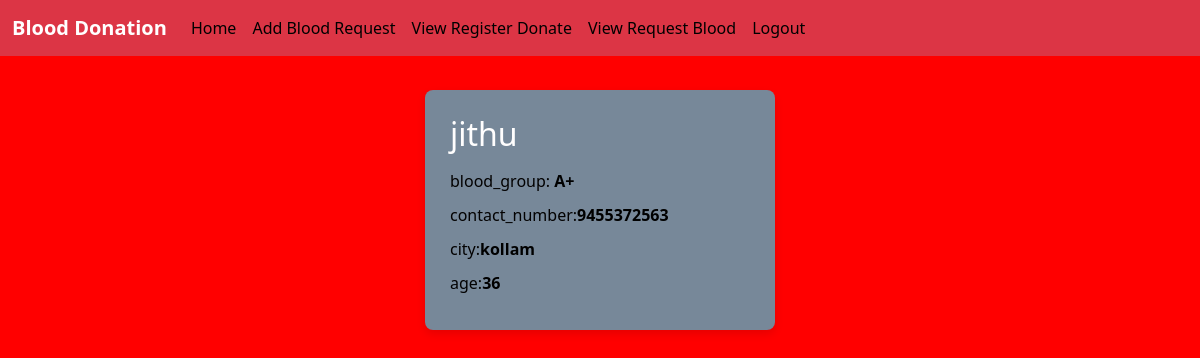
/view_register_donate/, run on an earlier commit of the app's database.
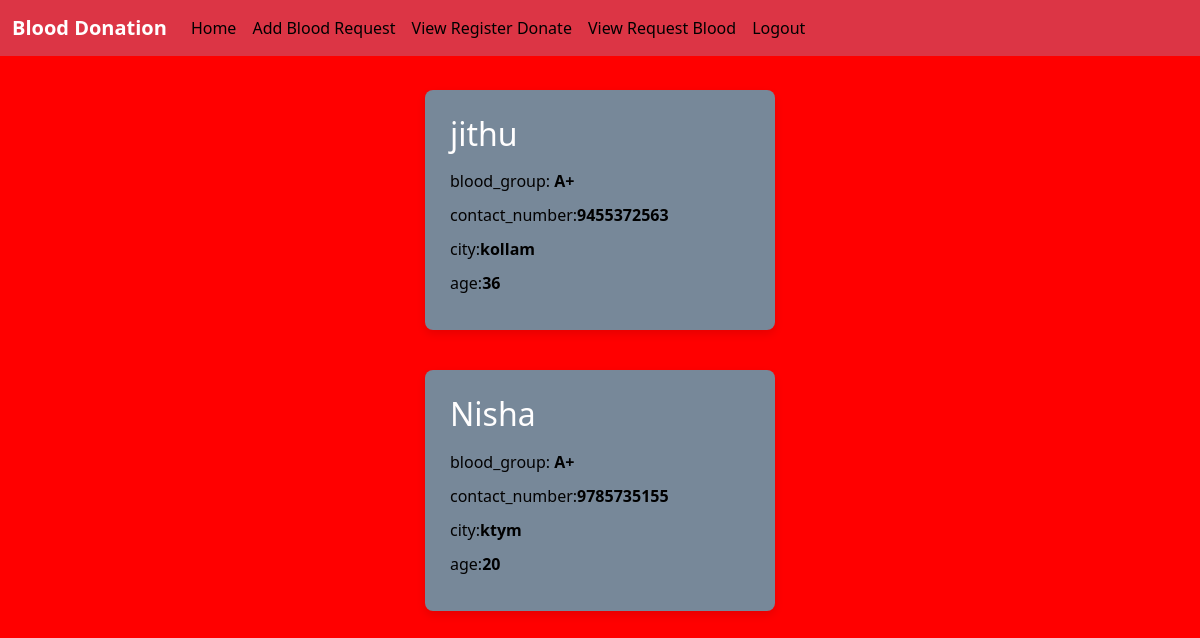
And on a later commit of the database.
### app/models.py (models this page shows, shortened)
class Donor(models.Model):
    name = models.TextField()
    blood_group = models.CharField(max_length=10)
    contact_number = models.CharField(max_length=15)
    city = models.CharField(max_length=50)
    age = models.PositiveIntegerField()

### app/views.py (the view, shortened to what this page needs)
# urls.py: path('view_register_donate/',views.view_register_donate),
def view_register_donate(request):
    donors = Donor.objects.all()
    return render(request, 'admin/viewregisterdonate.html', {'donors': donors})

### template/admin/viewregisterdonate.html (shortened to what this page needs)
<!DOCTYPE html>
<html lang="en">
<head>
  <link href="https://cdn.jsdelivr.net/npm/bootstrap@5.3.3/dist/css/bootstrap.min.css" rel="stylesheet">
</head>
<body>
  <nav class="navbar navbar-expand-sm bg-danger navbar-dark fixed-top">
    <div class="container-fluid">
      <a class="navbar-brand" href="#">Blood Donation</a>
      <div class="collapse navbar-collapse" id="collapsibleNavbar">
        <ul class="navbar-nav">
          <li class="nav-item">
            <a class="nav-link" href="/">Home</a>
          </li>
          <li class="nav-item">
            <a class="nav-link" href="../add_blood_request">Add Blood Request</a>
          </li>
          <li class="nav-item">
            <a class="nav-link" href="../view_register_donate">View Register Donate</a>
          </li>
          <li class="nav-item">
            <a class="nav-link" href="../view_request_blood">View Request Blood</a>
          </li>
          <li class="nav-item">
            <a class="nav-link" href="../logout">Logout</a>
          </li>
        </ul>
      </div>
    </div>
  </nav>
  <div class="container">
    <div class="row">
      {% for donor in donors %}
      <div class="col-lg-12">
        <div class="col-lg-7">
          <h1 class="mb-3">{{donor.name }}</h1>
          <p>blood_group: <span class="text-success fw-bold">{{donor.blood_group}}</span></p>
          <p>contact_number:<span class="text-success fw-bold">{{donor.contact_number}}</span></p>
          <p>city:<span class="text-success fw-bold">{{donor.city}}</span></p>
          <p>age:<span class="text-success fw-bold">{{donor.age}}</span></p>
        </div>
      </div>
      {% endfor %}
    </div>
  </div>
</body>
</html>

What changed in the data, as far as the page shows it:
added Donor: name "Nisha", blood_group "A+", contact_number "9785735155", city "ktym", age "20"
